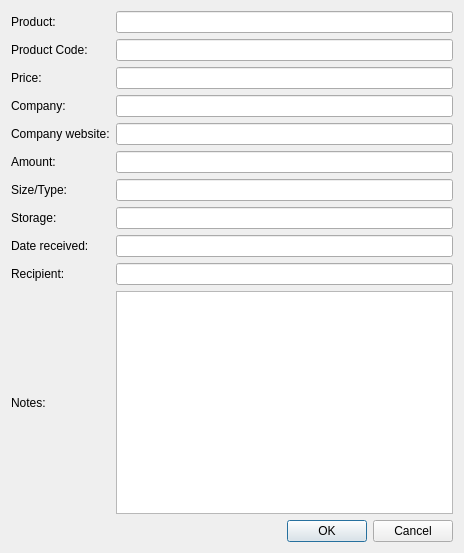
<?xml version="1.0" encoding="UTF-8"?>
<ui version="4.0">
 <class>Dialog</class>
 <widget class="QDialog" name="Dialog">
  <property name="geometry">
   <rect>
    <x>0</x>
    <y>0</y>
    <width>464</width>
    <height>553</height>
   </rect>
  </property>
  <property name="windowTitle">
   <string>View Item</string>
  </property>
  <layout class="QGridLayout" name="gridLayout">
   <item row="0" column="0">
    <widget class="QLabel" name="productLabel">
     <property name="text">
      <string>Product:</string>
     </property>
    </widget>
   </item>
   <item row="0" column="1">
    <widget class="QLineEdit" name="product">
     <property name="readOnly">
      <bool>true</bool>
     </property>
    </widget>
   </item>
   <item row="1" column="0">
    <widget class="QLabel" name="productCodeLabel">
     <property name="text">
      <string>Product Code:</string>
     </property>
    </widget>
   </item>
   <item row="1" column="1">
    <widget class="QLineEdit" name="productCode">
     <property name="readOnly">
      <bool>true</bool>
     </property>
    </widget>
   </item>
   <item row="2" column="0">
    <widget class="QLabel" name="priceLabel">
     <property name="text">
      <string>Price:</string>
     </property>
    </widget>
   </item>
   <item row="2" column="1">
    <widget class="QLineEdit" name="price">
     <property name="readOnly">
      <bool>true</bool>
     </property>
    </widget>
   </item>
   <item row="3" column="0">
    <widget class="QLabel" name="companyLabel">
     <property name="text">
      <string>Company:</string>
     </property>
    </widget>
   </item>
   <item row="3" column="1">
    <widget class="QLineEdit" name="company">
     <property name="readOnly">
      <bool>true</bool>
     </property>
    </widget>
   </item>
   <item row="4" column="0">
    <widget class="QLabel" name="companyWebsiteLabel">
     <property name="text">
      <string>Company website:</string>
     </property>
    </widget>
   </item>
   <item row="4" column="1">
    <widget class="QLineEdit" name="companyWebsite">
     <property name="readOnly">
      <bool>true</bool>
     </property>
    </widget>
   </item>
   <item row="5" column="0">
    <widget class="QLabel" name="amountLabel">
     <property name="text">
      <string>Amount:</string>
     </property>
    </widget>
   </item>
   <item row="5" column="1">
    <widget class="QLineEdit" name="amount">
     <property name="readOnly">
      <bool>true</bool>
     </property>
    </widget>
   </item>
   <item row="6" column="0">
    <widget class="QLabel" name="sizeLabel">
     <property name="text">
      <string>Size/Type:</string>
     </property>
    </widget>
   </item>
   <item row="6" column="1">
    <widget class="QLineEdit" name="size">
     <property name="readOnly">
      <bool>true</bool>
     </property>
    </widget>
   </item>
   <item row="7" column="0">
    <widget class="QLabel" name="storageLabel">
     <property name="text">
      <string>Storage:</string>
     </property>
    </widget>
   </item>
   <item row="7" column="1">
    <widget class="QLineEdit" name="storage">
     <property name="readOnly">
      <bool>true</bool>
     </property>
    </widget>
   </item>
   <item row="8" column="0">
    <widget class="QLabel" name="dateReceivedLabel">
     <property name="text">
      <string>Date received:</string>
     </property>
    </widget>
   </item>
   <item row="8" column="1">
    <widget class="QLineEdit" name="dateReceived">
     <property name="readOnly">
      <bool>true</bool>
     </property>
    </widget>
   </item>
   <item row="9" column="0">
    <widget class="QLabel" name="recipientLabel">
     <property name="text">
      <string>Recipient:</string>
     </property>
    </widget>
   </item>
   <item row="9" column="1">
    <widget class="QLineEdit" name="Recipient">
     <property name="readOnly">
      <bool>true</bool>
     </property>
    </widget>
   </item>
   <item row="10" column="0">
    <widget class="QLabel" name="notesLabel">
     <property name="text">
      <string>Notes:</string>
     </property>
    </widget>
   </item>
   <item row="10" column="1">
    <widget class="QTextEdit" name="notes">
     <property name="readOnly">
      <bool>true</bool>
     </property>
    </widget>
   </item>
   <item row="11" column="1">
    <widget class="QDialogButtonBox" name="cancelOkButtonBox">
     <property name="standardButtons">
      <set>QDialogButtonBox::Cancel|QDialogButtonBox::Ok</set>
     </property>
     <property name="centerButtons">
      <bool>false</bool>
     </property>
    </widget>
   </item>
  </layout>
 </widget>
 <resources/>
 <connections/>
</ui>
